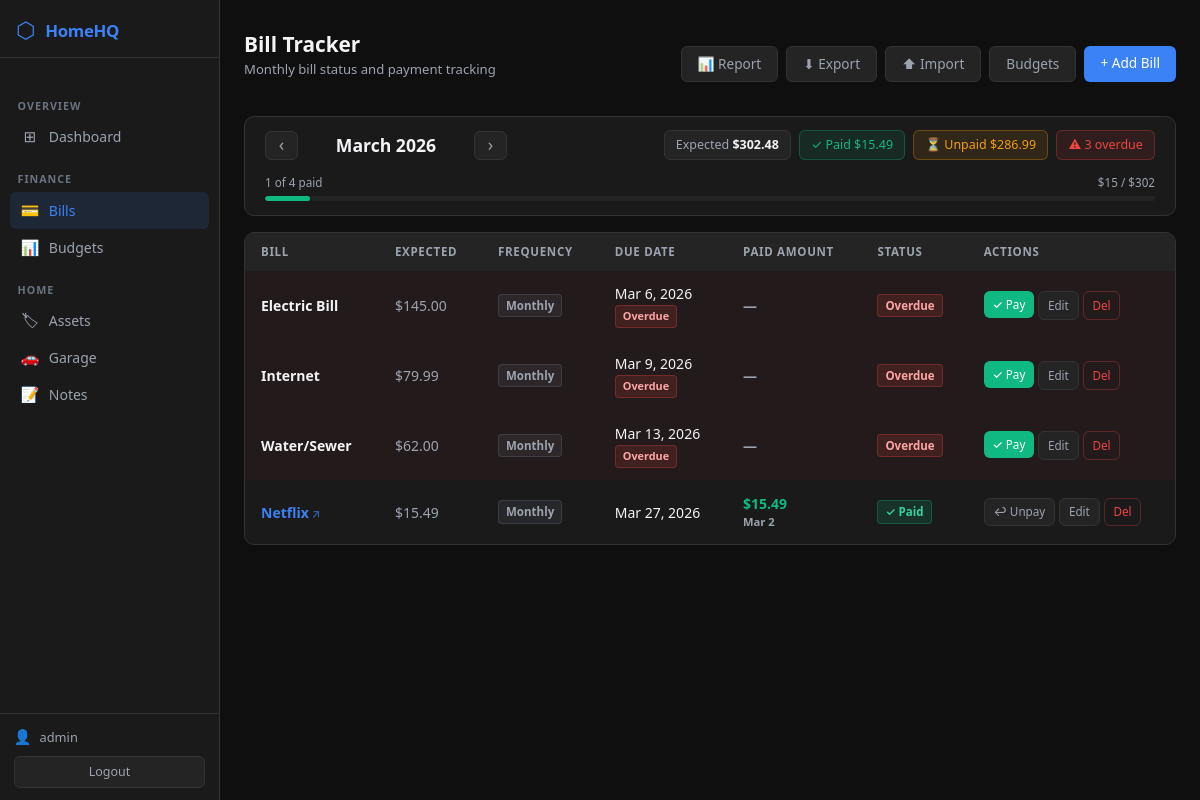
The page /finance/bills/ (signed in) on the database as committed earlier.
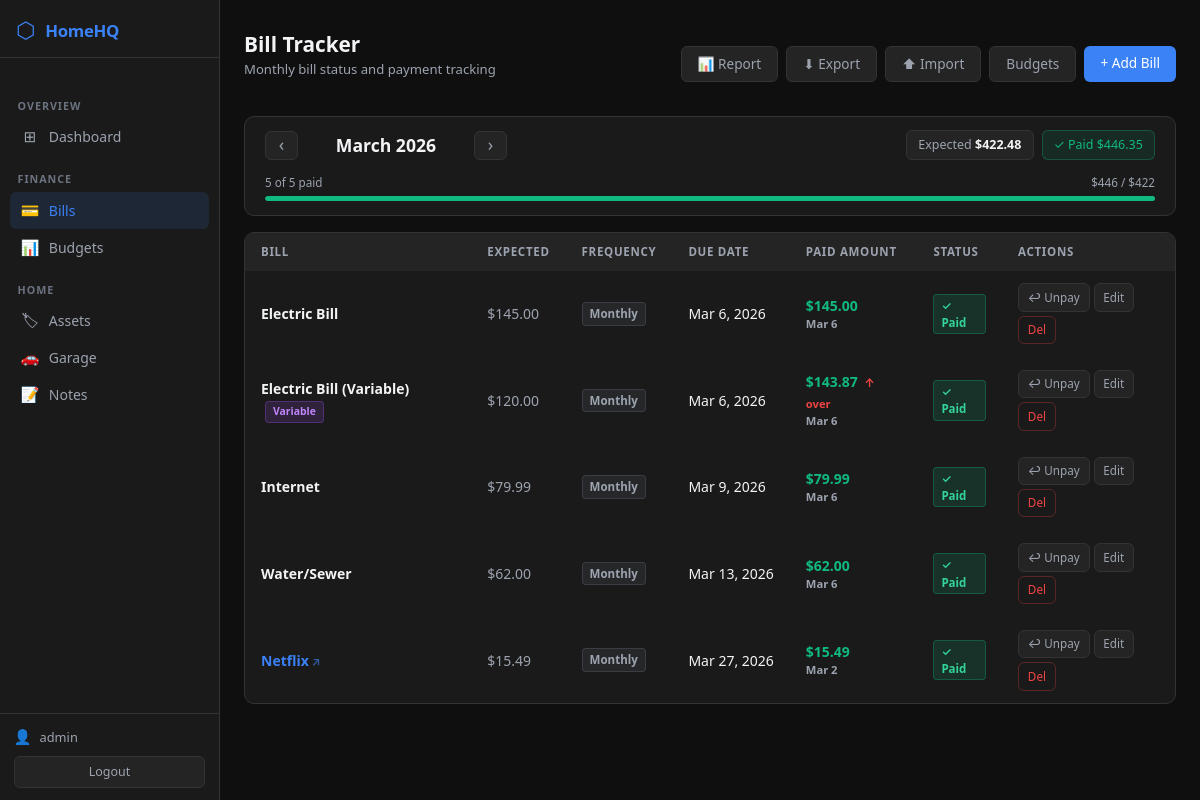
The same page on the database as committed later.
### finance/models.py (models this page shows, shortened)
class Bill(models.Model):
    name      = models.CharField(max_length=200)
    amount    = models.DecimalField(max_digits=10, decimal_places=2)
    frequency = models.CharField(max_length=20, choices=FREQUENCY_CHOICES, default='monthly')
    due_date  = models.DateField()
    url       = models.URLField(max_length=500, blank=True, help_text="Optional link to the bill's payment page")
    notes     = models.TextField(blank=True)
    is_variable = models.BooleanField(default=False, help_text="Amount changes each month (e.g. credit card, utilities)")
    is_active = models.BooleanField(default=True, help_text="Uncheck to stop tracking in future months")
    created_at = models.DateTimeField(auto_now_add=True)
    is_paid       = models.BooleanField(default=False)
    last_paid_date = models.DateField(null=True, blank=True)
    def applies_to_month(self, month, year):
        d = self.due_date
        if self.frequency == 'one_time':
            return d.month == month and d.year == year
        elif self.frequency == 'monthly':
            return (year, month) >= (d.year, d.month)
        elif self.frequency == 'annually':
            return d.month == month and year >= d.year
        elif self.frequency == 'quarterly':
            months_diff = (year - d.year) * 12 + (month - d.month)
            return months_diff >= 0 and months_diff % 3 == 0
        elif self.frequency == 'weekly':
            return (year, month) >= (d.year, d.month)
        return False
    def due_date_for_month(self, month, year):
        day = self.due_date.day
        last_day = cal_mod.monthrange(year, month)[1]
        return datetime.date(year, month, min(day, last_day))
    def payment_for_month(self, month, year):
        try:
            return self.payments.get(month=month, year=year)
        except BillPayment.DoesNotExist:
            return None
    class Meta:
        ordering = ['due_date']

class BillPayment(models.Model):
    bill      = models.ForeignKey(Bill, on_delete=models.CASCADE, related_name='payments')
    month     = models.IntegerField()
    year      = models.IntegerField()
    paid_date  = models.DateField(null=True, blank=True)
    amount_paid = models.DecimalField(max_digits=10, decimal_places=2, null=True, blank=True,
                                      help_text="Actual amount paid; uses bill amount if blank")
    notes     = models.TextField(blank=True)
    class Meta:
        unique_together = ['bill', 'month', 'year']
        ordering = ['-year', '-month']
    @property
    def resolved_amount(self):
        return self.amount_paid if self.amount_paid is not None else self.bill.amount

### finance/views.py (the view)
# urls.py: path('bills/', views.bill_list, name='bill_list'),
@login_required
def bill_list(request):
    month, year = _parse_month_year(request)
    today       = timezone.now().date()
    bill_rows   = _bills_for_month(month, year)
    total_expected = sum(r['bill'].amount for r in bill_rows)
    total_paid     = sum(r['paid_amount'] for r in bill_rows if r['is_paid'])
    total_unpaid   = sum(r['bill'].amount for r in bill_rows if not r['is_paid'])
    return render(request, 'finance/bill_list.html', {
        'bill_rows':       bill_rows,
        'month':           month,
        'year':            year,
        'month_name':      datetime.date(year, month, 1).strftime('%B %Y'),
        'prev_month':      _prev_month(month, year)[0],
        'prev_year':       _prev_month(month, year)[1],
        'next_month':      _next_month(month, year)[0],
        'next_year':       _next_month(month, year)[1],
        'total_expected':  total_expected,
        'total_paid':      total_paid,
        'total_unpaid':    total_unpaid,
        'paid_count':      sum(1 for r in bill_rows if r['is_paid']),
        'overdue_count':   sum(1 for r in bill_rows if r['is_overdue']),
        'bill_count':      len(bill_rows),
        'today':           today,
        'is_current_month': month == today.month and year == today.year,
    })

### finance/views.py (called while the page is built)
def _parse_month_year(request):
    today = timezone.now().date()
    try:
        month = int(request.GET.get('month', today.month))
        year  = int(request.GET.get('year',  today.year))
        month = max(1, min(12, month))
        year  = max(2000, min(2100, year))
    except (TypeError, ValueError):
        month, year = today.month, today.year
    return month, year

def _prev_month(month, year):
    return (12, year - 1) if month == 1 else (month - 1, year)

def _next_month(month, year):
    return (1, year + 1) if month == 12 else (month + 1, year)

### templates/finance/bill_list.html (shortened to what this page needs)
{% extends 'base.html' %}
{% block content %}
<div class="page-header mt-2">
  <div>
    <h1 class="page-title">Bill Tracker</h1>
    <p class="page-subtitle">Monthly bill status and payment tracking</p>
  </div>
  <div class="d-flex gap-2 flex-wrap">
    <a href="{% url 'bill_report' %}" class="btn-hq-secondary text-decoration-none">📊 Report</a>
    <a href="{% url 'bill_export' %}" class="btn-hq-secondary text-decoration-none">⬇ Export</a>
    <a href="{% url 'bill_import' %}" class="btn-hq-secondary text-decoration-none">⬆ Import</a>
    <a href="{% url 'budget_list' %}" class="btn-hq-secondary text-decoration-none">Budgets</a>
    <a href="{% url 'bill_create' %}" class="btn-hq-primary text-decoration-none">+ Add Bill</a>
  </div>
</div>
<div class="card-hq mb-3" style="padding:.85rem 1.25rem;">
  <div style="display:flex;align-items:center;justify-content:space-between;flex-wrap:wrap;gap:.75rem;">
    <div style="display:flex;align-items:center;gap:.65rem;">
      <a href="?month={{ prev_month }}&year={{ prev_year }}" class="btn-hq-secondary text-decoration-none" style="padding:.3rem .8rem;font-size:1.1rem;line-height:1;">&#8249;</a>
      <h2 style="font-size:1.1rem;font-weight:700;margin:0;min-width:155px;text-align:center;">{{ month_name }}</h2>
      <a href="?month={{ next_month }}&year={{ next_year }}" class="btn-hq-secondary text-decoration-none" style="padding:.3rem .8rem;font-size:1.1rem;line-height:1;">&#8250;</a>
    </div>
    <div style="display:flex;gap:.5rem;flex-wrap:wrap;">
      <div style="background:var(--bg-elevated);border:1px solid var(--border);border-radius:6px;padding:.28rem .7rem;font-size:.78rem;">
        <span class="text-muted-hq">Expected</span> <strong>${{ total_expected|floatformat:2 }}</strong>
      </div>
      <div style="background:rgba(16,185,129,.1);border:1px solid rgba(16,185,129,.3);border-radius:6px;padding:.28rem .7rem;font-size:.78rem;">
        <span style="color:var(--accent-green);">✓ Paid ${{ total_paid|floatformat:2 }}</span>
      </div>
      {% if total_unpaid > 0 %}
      <div style="background:rgba(245,158,11,.1);border:1px solid rgba(245,158,11,.3);border-radius:6px;padding:.28rem .7rem;font-size:.78rem;">
        <span style="color:var(--accent-yellow);">⏳ Unpaid ${{ total_unpaid|floatformat:2 }}</span>
      </div>
      {% endif %}
      {% if overdue_count > 0 %}
      <div style="background:rgba(239,68,68,.1);border:1px solid rgba(239,68,68,.3);border-radius:6px;padding:.28rem .7rem;font-size:.78rem;">
        <span style="color:var(--accent-red);">⚠ {{ overdue_count }} overdue</span>
      </div>
      {% endif %}
    </div>
  </div>
  {% if bill_count > 0 %}
  <div style="margin-top:.85rem;">
    <div style="display:flex;justify-content:space-between;font-size:.73rem;color:var(--text-muted);margin-bottom:.3rem;">
      <span>{{ paid_count }} of {{ bill_count }} paid</span>
      <span>${{ total_paid|floatformat:0 }} / ${{ total_expected|floatformat:0 }}</span>
    </div>
    <div class="progress-hq" style="height:5px;">
      {% if total_expected > 0 %}{% widthratio total_paid total_expected 100 as pv %}<div class="progress-bar-hq" style="width:{{ pv }}%;"></div>{% endif %}
    </div>
  </div>
  {% endif %}
</div>
<div class="card-hq" style="padding:0;overflow:hidden;">
  <table class="table-hq">
    <thead>
      <tr>
        <th>Bill</th>
        <th>Expected</th>
        <th>Frequency</th>
        <th>Due Date</th>
        <th>Paid Amount</th>
        <th>Status</th>
        <th>Actions</th>
      </tr>
    </thead>
    <tbody>
      {% for row in bill_rows %}
      <tr {% if row.is_overdue %}class="overdue-row"{% endif %}>
        <td>
          {% if row.bill.url %}
            <a href="{{ row.bill.url }}" target="_blank" rel="noopener noreferrer"
               style="font-weight:600;color:var(--accent-blue);text-decoration:none;">
              {{ row.bill.name }}<span style="font-size:.7rem;opacity:.65;margin-left:3px;">↗</span>
            </a>
          {% else %}
            <span style="font-weight:600;">{{ row.bill.name }}</span>
          {% endif %}
          {% if row.bill.is_variable %}<span class="badge-hq-purple" style="margin-left:4px;font-size:.65rem;">Variable</span>{% endif %}
        </td>
        <td style="color:var(--text-muted);">${{ row.bill.amount }}</td>
        <td><span class="badge-hq-gray">{{ row.bill.get_frequency_display }}</span></td>
        <td style="white-space:nowrap;">
          {{ row.due|date:"M j, Y" }}
          {% if row.is_overdue %}<br><span class="badge-hq-red" style="font-size:.68rem;">Overdue</span>{% endif %}
        </td>
        <td style="font-weight:700;">
          {% if row.is_paid %}
            <span style="color:var(--accent-green);">${{ row.paid_amount }}</span>
            {% if row.bill.is_variable and row.paid_amount != row.bill.amount %}
              {% if row.paid_amount < row.bill.amount %}
                <span style="font-size:.7rem;color:var(--accent-yellow);margin-left:3px;">↓ under</span>
              {% else %}
                <span style="font-size:.7rem;color:var(--accent-red);margin-left:3px;">↑ over</span>
              {% endif %}
            {% endif %}
            {% if row.paid_date %}<div style="font-size:.7rem;color:var(--text-muted);">{{ row.paid_date|date:"M j" }}</div>{% endif %}
          {% else %}
            <span class="text-muted-hq">—</span>
          {% endif %}
        </td>
        <td>
          {% if row.is_paid %}<span class="badge-hq-green">✓ Paid</span>
          {% elif row.is_overdue %}<span class="badge-hq-red">Overdue</span>
          {% else %}<span class="badge-hq-yellow">Unpaid</span>{% endif %}
        </td>
        <td>
          <div class="d-flex gap-1 flex-wrap">
            {% if row.is_paid %}
              <form method="post" action="{% url 'bill_mark_unpaid' row.bill.pk %}" style="margin:0;">
                <button type="submit" class="btn-hq-secondary" style="padding:.28rem .55rem;font-size:.73rem;">↩ Unpay</button>
              </form>
            {% else %}
              <form method="post" action="{% url 'bill_mark_paid' row.bill.pk %}" style="margin:0;">
                <button type="submit" class="btn-hq-success" style="padding:.28rem .55rem;font-size:.73rem;">✓ Pay</button>
              </form>
            {% endif %}
            <a href="{% url 'bill_edit' row.bill.pk %}" class="btn-hq-secondary text-decoration-none" style="padding:.28rem .55rem;font-size:.73rem;">Edit</a>
            <a href="{% url 'bill_delete' row.bill.pk %}" class="btn-hq-danger text-decoration-none" style="padding:.28rem .55rem;font-size:.73rem;">Del</a>
          </div>
        </td>
      </tr>
      {% empty %}
      <tr><td colspan="7" style="text-align:center;padding:2.5rem;color:var(--text-muted);">
        No bills in {{ month_name }}.
        <a href="{% url 'bill_create' %}" style="color:var(--accent-blue);">Add one</a> or navigate to another month.
      </td></tr>
      {% endfor %}
    </tbody>
  </table>
</div>
{% endblock %}

### templates/base.html (shortened to what this page needs)
{% load static %}
<!DOCTYPE html>
<html lang="en">
<head>
  <link rel="stylesheet" href="{% static 'css/bootstrap.min.css' %}">
  <link rel="stylesheet" href="{% static 'css/homehq.css' %}">
</head>
<body>
<div class="shell">
  <aside class="sidebar">
    <a class="sidebar-brand text-decoration-none" href="{% url 'dashboard' %}">
      <span class="sidebar-brand-icon">⬡</span>
      <span class="sidebar-brand-text">HomeHQ</span>
    </a>
    <nav class="sidebar-nav mt-3">
      <div class="sidebar-section-label">Overview</div>
      <a class="sidebar-link text-decoration-none {% if request.resolver_match.url_name == 'dashboard' %}active{% endif %}"
         href="{% url 'dashboard' %}">
        <span class="sidebar-icon">⊞</span> Dashboard
      </a>
      <div class="sidebar-section-label">Finance</div>
      <a class="sidebar-link text-decoration-none {% if 'bills' in request.path %}active{% endif %}"
         href="{% url 'bill_list' %}">
        <span class="sidebar-icon">💳</span> Bills
      </a>
      <a class="sidebar-link text-decoration-none {% if 'budgets' in request.path %}active{% endif %}"
         href="{% url 'budget_list' %}">
        <span class="sidebar-icon">📊</span> Budgets
      </a>
      <div class="sidebar-section-label">Home</div>
      <a class="sidebar-link text-decoration-none {% if 'assets' in request.path %}active{% endif %}"
         href="{% url 'asset_list' %}">
        <span class="sidebar-icon">🏷</span> Assets
      </a>
      <a class="sidebar-link text-decoration-none {% if 'vehicles' in request.path %}active{% endif %}"
         href="{% url 'vehicle_list' %}">
        <span class="sidebar-icon">🚗</span> Garage
      </a>
      <a class="sidebar-link text-decoration-none {% if 'notes' in request.path %}active{% endif %}"
         href="{% url 'note_list' %}">
        <span class="sidebar-icon">📝</span> Notes
      </a>
    </nav>
    <div class="sidebar-footer">
      <div class="sidebar-user">
        <span class="sidebar-user-icon">👤</span>
        <span class="sidebar-username">{{ request.user.username }}</span>
      </div>
      <form method="post" action="{% url 'logout' %}" style="margin:0;">
        <button type="submit" class="sidebar-logout-btn">Logout</button>
      </form>
    </div>
  </aside>
  <div class="main-area">
    <div class="page-container">
      {% block content %}{% endblock %}
    </div>
  </div>
</div>
</body>
</html>

Rows that differ between the two databases and show on the page:
shown differently, row unchanged: Bill "Electric Bill": paid_amount (not shown) → "145.00"; paid_date (not shown) → "Mar 6"; text "Overdue — Overdue ✓ Pay" → "$ ✓ Paid ↩ Unpay"
added Bill: bill.name "Electric Bill (Variable)", is_variable "Variable", bill.amount "120.00", bill.frequency "Monthly", due "Mar 6, 2026", paid_amount "143.87", paid_date "Mar 6", shows "✓ Paid"
shown differently, row unchanged: Bill "Internet": paid_amount (not shown) → "79.99"; paid_date (not shown) → "Mar 6"; text "Overdue — Overdue ✓ Pay" → "$ ✓ Paid ↩ Unpay"
shown differently, row unchanged: Bill "Water/Sewer": paid_amount (not shown) → "62.00"; paid_date (not shown) → "Mar 6"; text "Overdue — Overdue ✓ Pay" → "$ ✓ Paid ↩ Unpay"
Other text that changed with them:
{{ total_expected|floatformat:2 }}: "302.48" → "422.48"
{{ total_paid|floatformat:2 }}: "15.49" → "446.35"
{{ paid_count }}: "1" → "5"
{{ bill_count }}: "4" → "5"
{{ total_paid|floatformat:0 }}: "15" → "446"
{{ total_expected|floatformat:0 }}: "302" → "422"
{{ pv }}: 5 → 106 (drawn)
{{ total_unpaid|floatformat:2 }}: "286.99" → (not shown)
{{ overdue_count }}: "3" → (not shown)
text no longer shown: "⏳ Unpaid $ ⚠ overdue"
